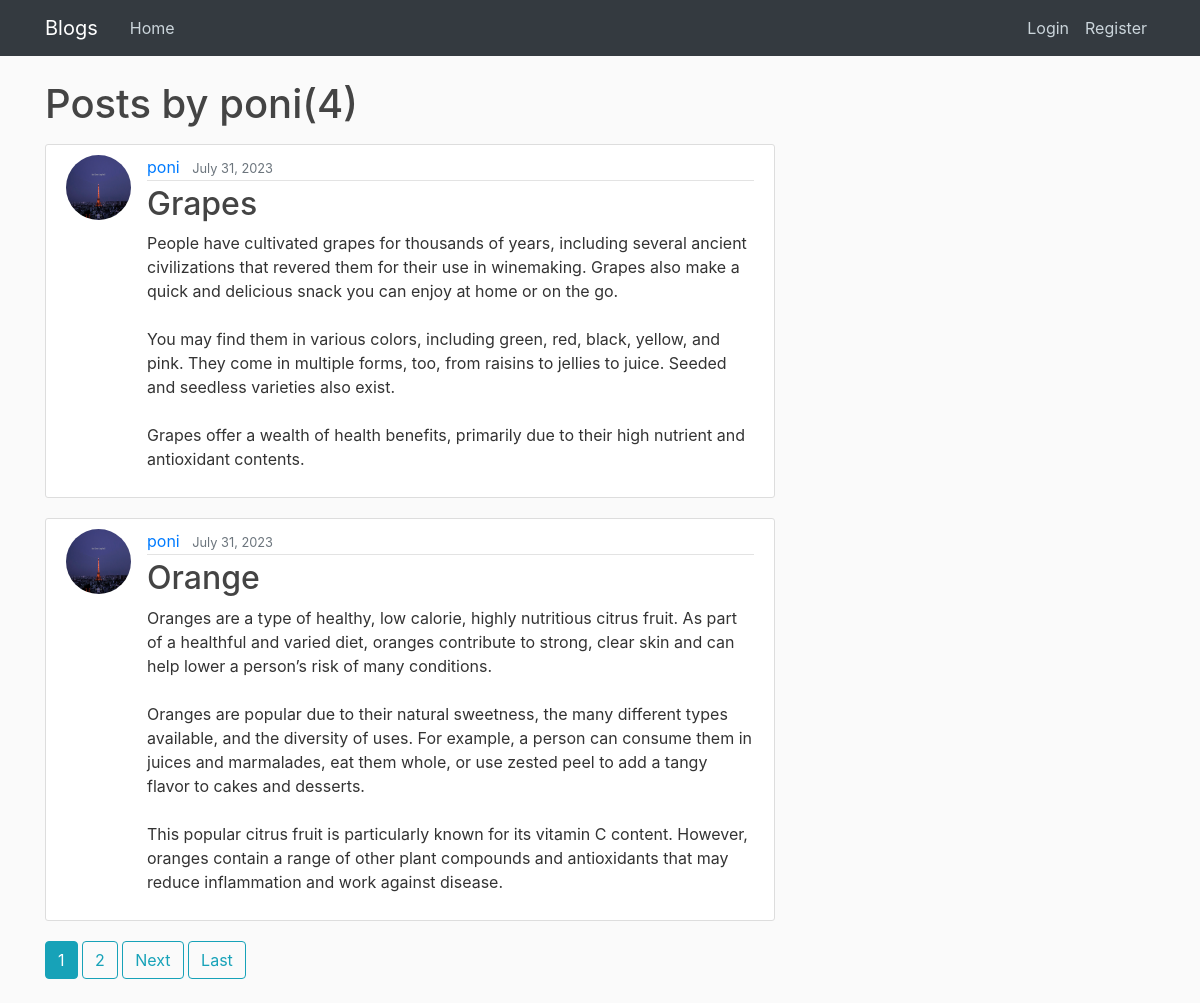
Screenshot of /user/poni with the database file from the repository.
### blog/models.py (models this page shows, shortened)
class Post(models.Model):
    title = models.CharField(max_length=100)
    content = models.TextField()
    date_posted = models.DateTimeField(default=timezone.now)
    author = models.ForeignKey(User, on_delete=models.CASCADE)

### users/models.py (models this page shows, shortened)
class Profile(models.Model):
    user = models.OneToOneField(User, on_delete=models.CASCADE)
    image = models.ImageField(default='default.jpg', upload_to="profile_pics")

### blog/views.py (the view)
# urls.py: path('user/<str:username>', UserPostListView.as_view(), name='user-post'),
class UserPostListView(ListView):
    model = Post
    template_name = 'blog/user_post.html'
    context_object_name = 'posts'
    paginate_by = 2
    def get_queryset(self):
        user = get_object_or_404(User, username=self.kwargs.get('username'))
        return Post.objects.filter(author=user).order_by('-date_posted')

### blog/templates/blog/user_post.html (shortened to what this page needs)
{%extends "blog/base.html"%}
{% block content %}
<h1 class="mb-3">Posts by {{view.kwargs.username }}({{ page_obj.paginator.count}})</h1>
{% for post in posts %}
<article class="media content-section">
  <img
    src="{{post.author.profile.image.url}}"
    class="rounded-circle article article-img"
  />
  <div class="media-body">
    <div class="article-metadata">
      <a class="mr-2" href="{% url 'user-post' post.author.username %}">{{ post.author }}</a>
      <small class="text-muted">{{ post.date_posted|date:"F d, Y"}}</small>
    </div>
    <h2>
      <a class="article-title" href="{%url 'post-detail' post.id %}"
        >{{ post.title }}</a
      >
    </h2>
    <p class="article-content">{{ post.content }}</p>
  </div>
</article>
{%endfor%}
{% if is_paginated %}
  {%for num in page_obj.paginator.page_range %}
    {% if page_obj.number == num %}
    <a href="?page={{num}}" class="btn btn-info mb-4">{{num}}</a>
    {% elif num > page_obj.number|add:'-3' and num < page_obj.number|add:'3' %}
    <a href="?page={{num}}" class="btn btn-outline-info mb-4">{{num}}</a>
    {% endif %}
  {% endfor %}
  {% if page_obj.has_next %}
    <a href="?page={{page_obj.next_page_number}}" class="btn btn-outline-info mb-4">Next</a>
    <a href="?page={{page_obj.paginator.numpages}}" class="btn btn-outline-info mb-4">Last</a>
  {% endif %}
{% endif %}
{% endblock %}

### blog/static/blog/main.css (style rules this page uses)
body { background: #fafafa; color: #333333; margin-top: 5rem; }
h1, h2, h3, h4, h5, h6 { color: #444444; }
.content-section { background: #ffffff; padding: 10px 20px; border: 1px solid #dddddd; border-radius: 3px; margin-bottom: 20px; }
.article-title { color: #444444; }
.article-content { white-space: pre-line; }
.article-img { height: 65px; width: 65px; margin-right: 16px; }
.article-metadata { padding-bottom: 1px; margin-bottom: 4px; border-bottom: 1px solid #e3e3e3; }

### rows the page displays
Post: author.profile.image (picture), author "poni", date_posted "July 31, 2023", title "Grapes", content "People have cultivated grapes for thousands of years, including several ancient civilizations that revered them for their use in winemaking. Grapes also make a quick and delicious snack you can enjoy at home or on the go. You may find them in various colors, including green, red, black, yellow, and pink. They come in multiple forms, too, from raisins to jellies to juice. Seeded and seedless varieties also exist. Grapes offer a wealth of health benefits, primarily due to their high nutrient and antioxidant contents."
Post: author.profile.image (picture), author "poni", date_posted "July 31, 2023", title "Orange", content "Oranges are a type of healthy, low calorie, highly nutritious citrus fruit. As part of a healthful and varied diet, oranges contribute to strong, clear skin and can help lower a person’s risk of many conditions. Oranges are popular due to their natural sweetness, the many different types available, and the diversity of uses. For example, a person can consume them in juices and marmalades, eat them whole, or use zested peel to add a tangy flavor to cakes and desserts. This popular citrus fruit is particularly known for its vitamin C content. However, oranges contain a range of other plant compounds and antioxidants that may reduce inflammation and work against disease."

### other values shown
{{ view.kwargs.username }} "poni"
{{ page_obj.paginator.count }} "4"
{{ num }} "1"
{{ num }} "2"
